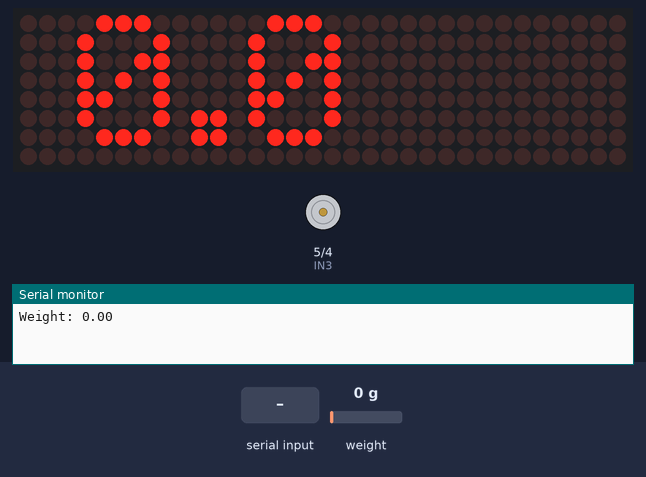
The sketch below on a simulated Arduino Nano, built with avr-gcc and run on an emulated ATmega328P. Parts: 32×8 LED matrix, motor-driver pin pairs drawn as motors (green arrow = first pin HIGH = forward, orange = second pin HIGH = backward, longer = more drive), the last lines printed to the serial monitor. The inputs (shaded band) are chosen by the test bench; at power-on: weight on the scale 0 g.

Above: at 2.6 s.
2.7 s: "0\n" received over Serial
At 4.6 s:
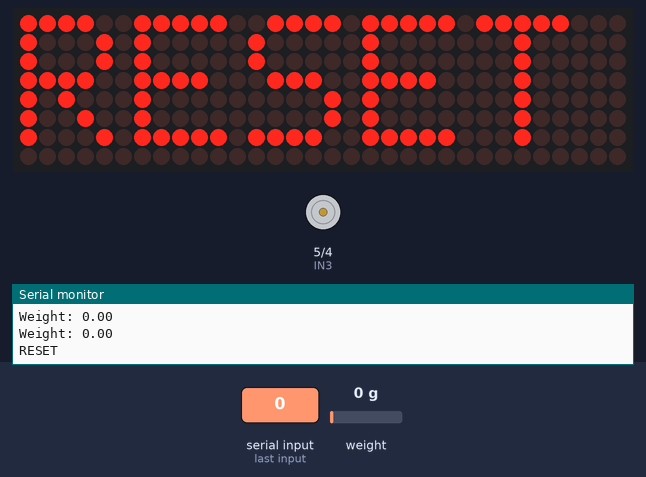
6.6 s: "90,45\n" received over the second serial link
At 9.7 s:
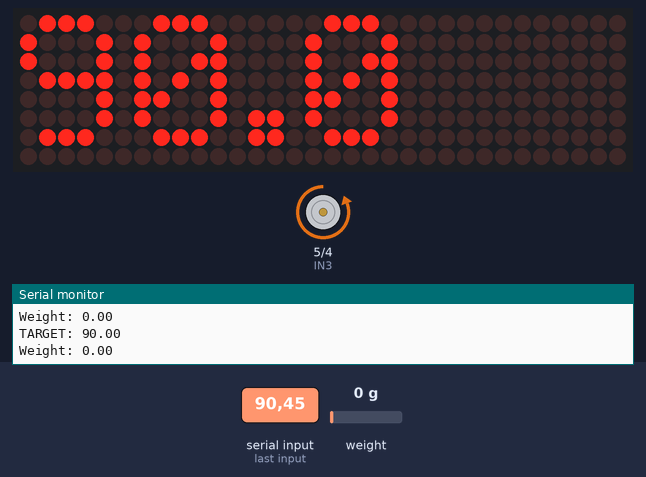
11.3 s: weight on the scale set to 100 g
At 12.6 s:
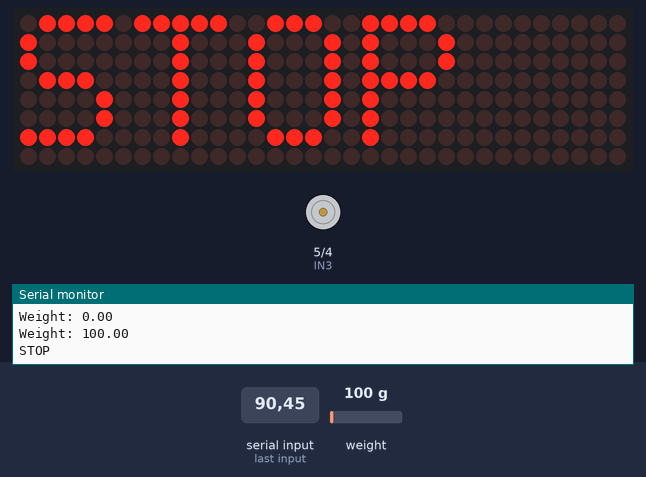
15.6 s: "200\n" received over Serial
At 19.3 s:
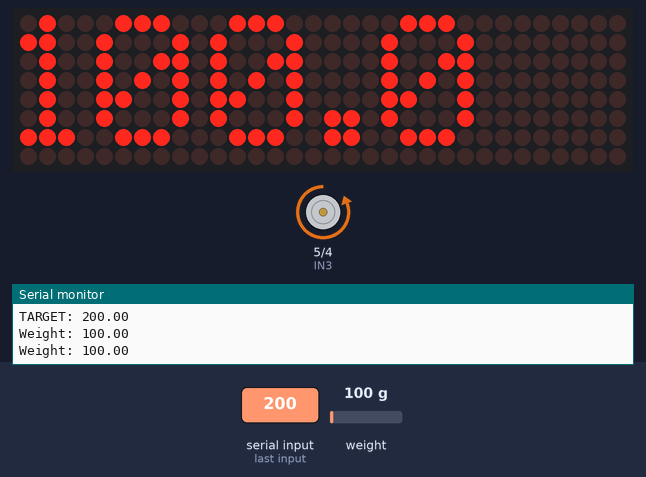
19.6 s: weight on the scale set to 1250 g
At 23.9 s:
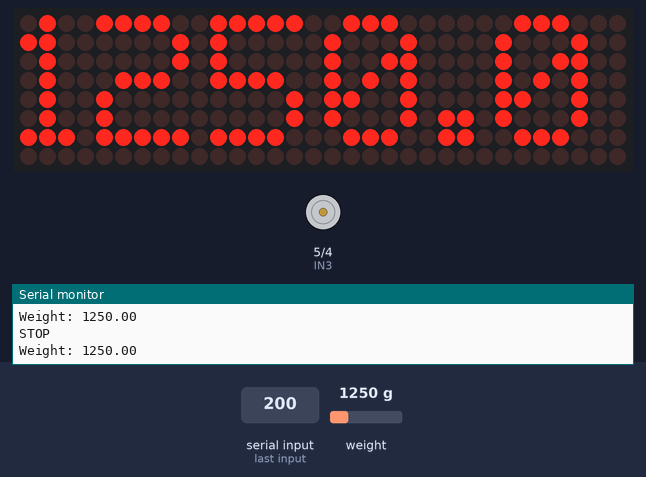
24.3 s: weight on the scale set to 2500 g
At 25.4 s:
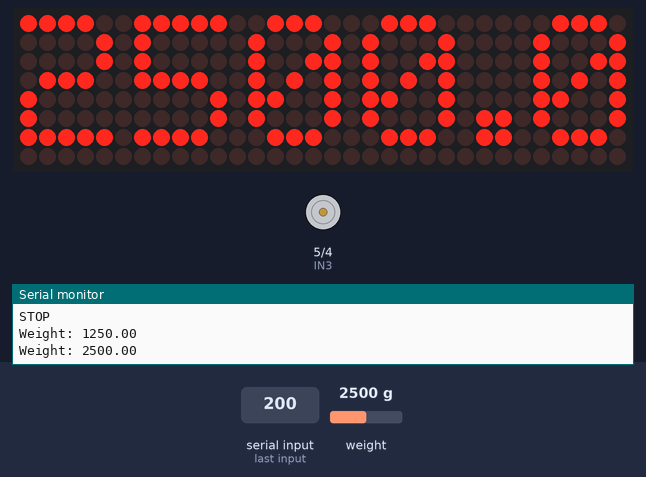
Timing chart, 0 to 27.3 s (numbered marks = the images above; inputs shaded):
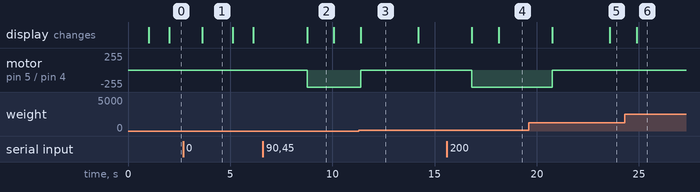

The sketch:

water_dispenser.ino
```cpp
#include <MD_Parola.h>
#include <MD_MAX72xx.h>
#include <SPI.h>
#include "HX711.h"
#include <SoftwareSerial.h>

// ---------------- RS485 ----------------
SoftwareSerial rs485(8, 7); // RX, TX

// ---------------- DISPLAY ----------------
#define HARDWARE_TYPE MD_MAX72XX::FC16_HW
#define MAX_DEVICES 4

#define DATA_PIN 11
#define CS_PIN   10
#define CLK_PIN  13

MD_Parola display = MD_Parola(HARDWARE_TYPE, DATA_PIN, CLK_PIN, CS_PIN, MAX_DEVICES);

// ---------------- HX711 ----------------
#define DT 3
#define SCK 2

HX711 scale;

// ---------------- MOTOR ----------------
#define IN3 5
#define IN4 4

float calibration_factor = 680;

// ---------------- CONTROL ----------------
float targetWeight = 0;
bool targetSet = false;

float tolerance = 5.0;
int stableCount = 0;

// -------- DISPLAY CONTROL --------
unsigned long showTime = 0;
bool showTarget = false;

// -------- FUNCTION TO HANDLE INPUT --------
void processInput(String inputStr) {
  inputStr.trim();

  if (inputStr.length() > 0) {
    float input = inputStr.toFloat();

    if (input == 0 && inputStr == "0") {
      targetSet = false;
      targetWeight = 0;
      stableCount = 0;

      digitalWrite(IN3, LOW);
      digitalWrite(IN4, LOW);

      Serial.println("RESET");

      display.displayClear();
      display.print("RESET");
      delay(1500);

      display.print("SET WT");
    }
    else if (input > 0) {
      targetWeight = input;
      targetSet = true;
      stableCount = 0;

      Serial.print("TARGET: ");
      Serial.println(targetWeight);

      // Show target for 2 sec
      showTarget = true;
      showTime = millis();
    }
  }
}

void setup() {
  Serial.begin(9600);
  rs485.begin(9600);

  display.begin();
  display.setIntensity(5);
  display.displayClear();

  scale.begin(DT, SCK);
  scale.set_scale(calibration_factor);
  scale.tare();

  pinMode(IN3, OUTPUT);
  pinMode(IN4, OUTPUT);

  digitalWrite(IN3, LOW);
  digitalWrite(IN4, LOW);

  display.print("SET WT");
}

void loop() {

  // -------- SERIAL INPUT --------
  if (Serial.available()) {
    String inputStr = Serial.readStringUntil('\n');
    processInput(inputStr);
  }

  // -------- RS485 INPUT --------
  if (rs485.available()) {
    String inputStr = rs485.readStringUntil('\n');
    processInput(inputStr);
  }

  // -------- READ WEIGHT --------
  float weight = scale.get_units(10);

  if (weight > -5 && weight < 5) {
    weight = 0;
  }

  // -------- SEND TO ESP --------
  rs485.println(weight);

  // -------- DISPLAY --------
  display.displayClear();

  if (showTarget && (millis() - showTime < 2000)) {
    char targetStr[10];
    dtostrf(targetWeight, 4, 1, targetStr);
    display.print(targetStr);
  } else {
    showTarget = false;

    char weightStr[10];
    dtostrf(weight, 4, 1, weightStr);
    display.print(weightStr);
  }

  // -------- SERIAL OUTPUT --------
  Serial.print("Weight: ");
  Serial.println(weight);

  // -------- MOTOR LOGIC --------
  if (targetSet) {

    if (weight < (targetWeight - tolerance)) {
      digitalWrite(IN3, LOW);
      digitalWrite(IN4, HIGH);
      stableCount = 0;
    }

    else if (weight >= (targetWeight - tolerance) && weight <= (targetWeight + tolerance)) {
      stableCount++;

      if (stableCount >= 10) {
        digitalWrite(IN3, LOW);
        digitalWrite(IN4, LOW);

        Serial.println("DONE");

        display.displayClear();
        display.print("DONE");
        delay(1500);

        targetSet = false;
      }
    }

    else if (weight > (targetWeight + tolerance)) {
      digitalWrite(IN3, LOW);
      digitalWrite(IN4, LOW);

      Serial.println("STOP");

      display.displayClear();
      display.print("STOP");
      delay(1500);

      targetSet = false;
    }

  } else {
    digitalWrite(IN3, LOW);
    digitalWrite(IN4, LOW);
  }

  delay(300);
}
```

Measured:
- after the input at 2.7 s, the display: changes after 0.93 s (image 1)
- after the input at 6.6 s, motor on pin 5 (IN3) / pin 4 (IN4): stopped → backward 255/255 after 2.2 s; the display: changes after 2.2 s (image 2)
- after the input at 11.3 s, motor on pin 5 (IN3) / pin 4 (IN4): backward 255/255 → stopped after 0.08 s; the display: changes after 0.08 s (image 3)
- after the input at 15.6 s, motor on pin 5 (IN3) / pin 4 (IN4): stopped → backward 255/255 after 1.2 s; the display: first changes after 1.2 s (image 4 shows a later state)
- after the input at 19.6 s, motor on pin 5 (IN3) / pin 4 (IN4): backward 255/255 → stopped after 1.2 s; the display: first changes after 1.2 s (image 5 shows a later state)
- after the input at 24.3 s, the display: changes after 0.59 s (image 6)
- what the display in image 1 shows lasts 1.5 s, from 3.6 s to 5.1 s
